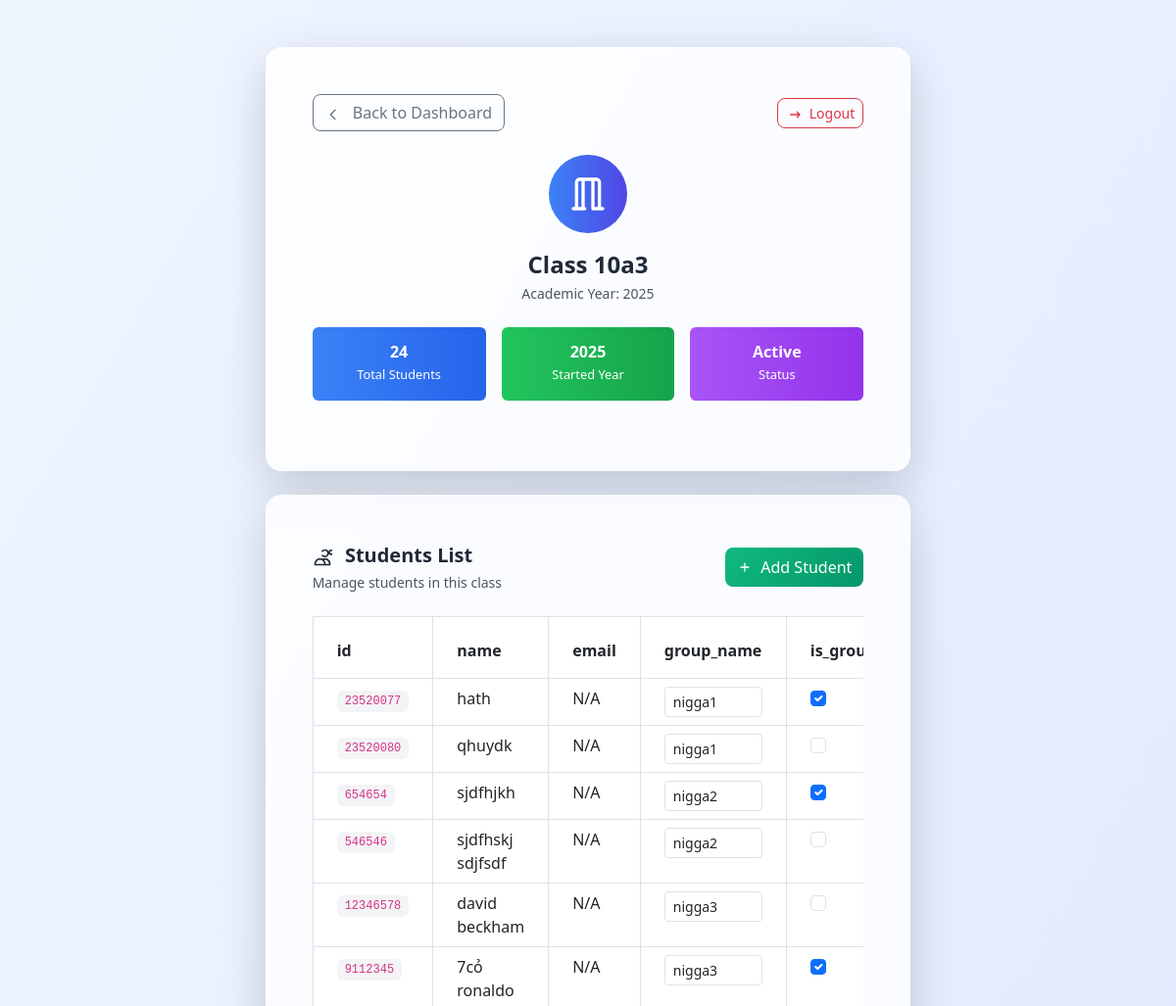
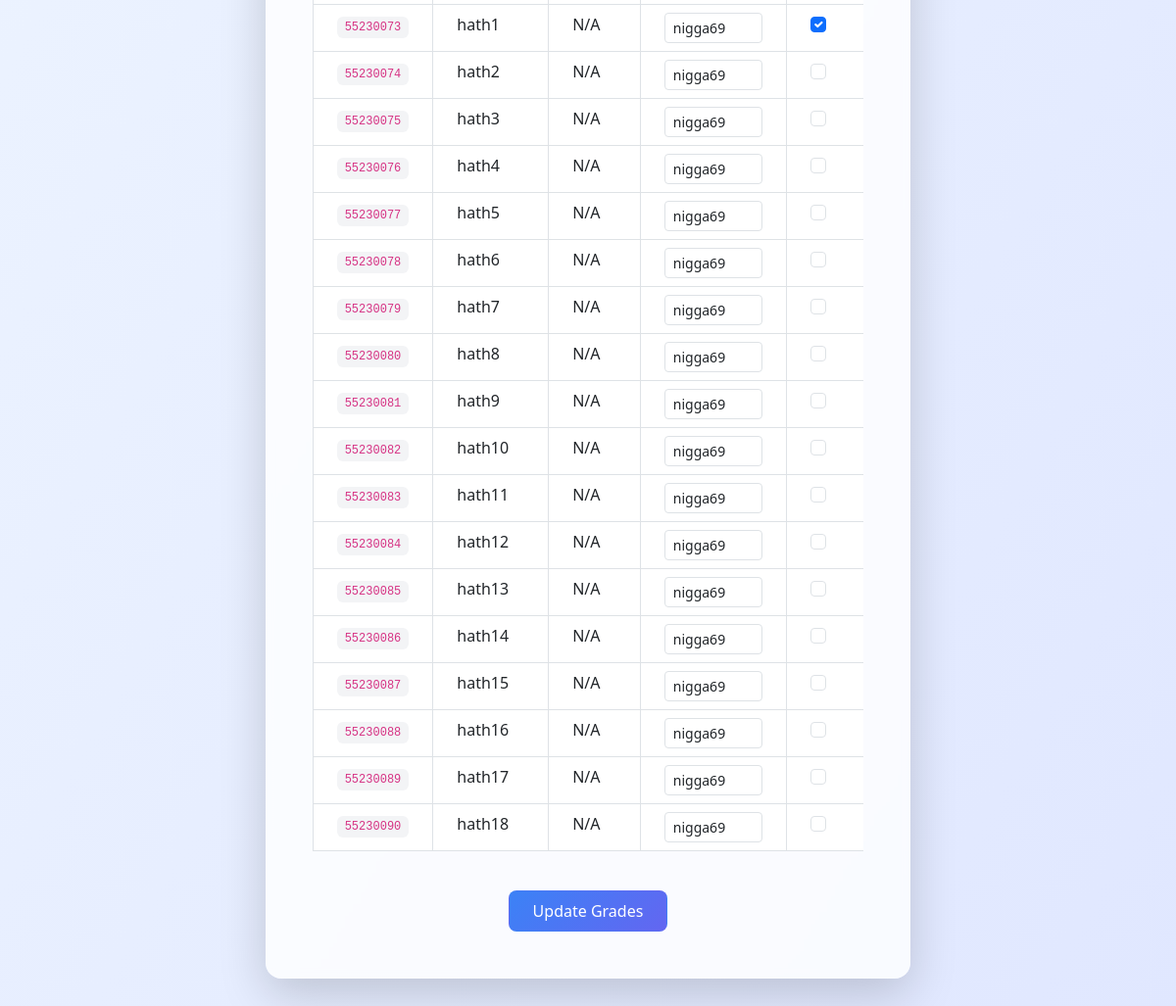
/viewcl?name=10a3&year=2025 (signed in), run on the app's committed database (2 pictures, top to bottom).
### tables this page shows
CREATE TABLE student_to_classes (   
  id TEXT NOT NULL,
  student_name TEXT NOT NULL,       
  class_name TEXT NOT NULL,
  started_year INTEGER NOT NULL,    
  group_name text DEFAULT '',       
  is_group_leader integer DEFAULT 0,
  absent integer default 0,
  grade TEXT DEFAULT '{}',
  PRIMARY KEY (id, class_name, started_year),
  FOREIGN KEY (id) REFERENCES users(id),
  FOREIGN KEY (class_name, started_year) REFERENCES classes(class_name, started_year)
);

### main.py (the view)
@app.route('/viewcl', methods=['GET'])
def view_class():
    if 'id' not in session:
        return redirect(url_for('login'))
    if session['id'] != admin_id:
        return "may thang nhoc con"
    class_name = request.args.get('name')
    class_started_year = request.args.get('year')
    print(class_started_year)
    db = get_db()
    try:
        class_exists = db.execute(
            "SELECT * FROM classes WHERE class_name = ? AND started_year = ?",
            (class_name, int(class_started_year))
        ).fetchone()
        if not class_exists:
            flash(f'Class "{class_name}" not found', 'error')
            return redirect(url_for('serve_main'))
        cursor = db.execute(
            'SELECT * FROM student_to_classes WHERE class_name=? AND started_year=?',
            (class_name, int(class_started_year))
        )
        student_list = cursor.fetchall()
        return render_template("class_view.html",
                             student_list=student_list,
                             class_name=class_name,
                             year=class_started_year)
    except Exception as e:
        flash(f'Error loading class: {str(e)}', 'error')
        return redirect(url_for('serve_main'))
    finally:
        db.close()

### main.py (called while the page is built)
def from_json_filter(value):
    if value:
        return json.loads(value)
    return {}

def get_db():
    conn = sqlite3.connect(database_path)
    conn.row_factory = sqlite3.Row
    return conn

### templates/class_view.html (shortened to what this page needs)
<!DOCTYPE html>
<html lang="en">
<head>
    <link href="https://cdn.jsdelivr.net/npm/bootstrap@5.3.0/dist/css/bootstrap.min.css" rel="stylesheet">
    <script src="https://cdn.tailwindcss.com"></script>
</head>
<body class="bg-gradient-to-br from-blue-50 to-indigo-100 min-h-screen">
    <div class="container py-5">
        <div class="row justify-content-center">
            <div class="col-lg-10 col-xl-8">
                <div class="card shadow-lg border-0 rounded-4 bg-white/80 backdrop-blur-sm mb-4">
                    <div class="card-body p-5">
                        <div class="d-flex justify-content-between align-items-center mb-4">
                            <a href="{{ url_for('serve_main') }}" class="btn btn-outline-secondary rounded-3">
                                <svg class="w-4 h-4 inline-block me-2" fill="none" stroke="currentColor" viewBox="0 0 24 24">
                                    <path stroke-linecap="round" stroke-linejoin="round" stroke-width="2" d="M15 19l-7-7 7-7" />
                                </svg>
                                Back to Dashboard
                            </a>
                            <a href="{{ url_for('logout') }}" class="btn btn-outline-danger btn-sm rounded-3">
                                <svg class="w-4 h-4 inline-block me-1" fill="none" stroke="currentColor" viewBox="0 0 24 24">
                                    <path stroke-linecap="round" stroke-linejoin="round" stroke-width="2" d="M17 16l4-4m0 0l-4-4m4 4H7" />
                                </svg>
                                Logout
                            </a>
                        </div>
                        <div class="text-center mb-4">
                            <div class="bg-gradient-to-r from-blue-500 to-indigo-600 w-20 h-20 rounded-full mx-auto mb-3 flex items-center justify-center">
                                <svg class="w-10 h-10 text-white" fill="none" stroke="currentColor" viewBox="0 0 24 24">
                                    <path stroke-linecap="round" stroke-linejoin="round" stroke-width="2" d="M19 21V5a2 2 0 00-2-2H7a2 2 0 00-2 2v16m14 0h2m-2 0h-4m-5 0H3m2 0h4M9 3v18m6-18v18" />
                                </svg>
                            </div>
                            <h2 class="text-2xl font-bold text-gray-800 mb-1">Class {{ class_name }}</h2>
                            <p class="text-gray-600 text-sm">Academic Year: {{ year }}</p>
                        </div>
                        <div class="row g-3 mb-4">
                            <div class="col-md-4">
                                <div class="card bg-gradient-to-r from-blue-500 to-blue-600 text-white border-0">
                                    <div class="card-body text-center py-3">
                                        <h4 class="card-title font-bold mb-0">{{ student_list|length }}</h4>
                                        <small>Total Students</small>
                                    </div>
                                </div>
                            </div>
                            <div class="col-md-4">
                                <div class="card bg-gradient-to-r from-green-500 to-green-600 text-white border-0">
                                    <div class="card-body text-center py-3">
                                        <h4 class="card-title font-bold mb-0">{{ year }}</h4>
                                        <small>Started Year</small>
                                    </div>
                                </div>
                            </div>
                            <div class="col-md-4">
                                <div class="card bg-gradient-to-r from-purple-500 to-purple-600 text-white border-0">
                                    <div class="card-body text-center py-3">
                                        <h4 class="card-title font-bold mb-0">Active</h4>
                                        <small>Status</small>
                                    </div>
                                </div>
                            </div>
                        </div>
                    </div>
                </div>
                <div class="card shadow-lg border-0 rounded-4 bg-white/80 backdrop-blur-sm">
                    <div class="card-body p-5">
                        <div class="d-flex justify-content-between align-items-center mb-4">
                            <div>
                                <h5 class="text-xl font-bold text-gray-800 mb-1">
                                    <svg class="w-5 h-5 inline-block me-2" fill="none" stroke="currentColor" viewBox="0 0 24 24">
                                        <path stroke-linecap="round" stroke-linejoin="round" stroke-width="2" d="M12 4.354a4 4 0 110 5.292M15 21H3v-1a6 6 0 0112 0v1zm0 0h6v-1a6 6 0 00-9-5.197m13.5-9a2.5 2.5 0 11-5 0 2.5 2.5 0 015 0z" />
                                    </svg>
                                    Students List
                                </h5>
                                <p class="text-gray-600 text-sm mb-0">Manage students in this class</p>
                            </div>
                            <button class="btn text-white font-medium rounded-3 transition-all duration-200 hover:scale-105 active:scale-95 py-2"
                                    style="background: linear-gradient(135deg, #10b981 0%, #059669 100%); border: none; height: 40px;"
                                    data-bs-toggle="modal" data-bs-target="#addStudentModal">
                                <span class="d-flex align-items-center justify-content-center">
                                    <svg class="w-4 h-4 me-2" fill="none" stroke="currentColor" viewBox="0 0 24 24">
                                        <path stroke-linecap="round" stroke-linejoin="round" stroke-width="2" d="M12 6v6m0 0v6m0-6h6m-6 0H6" />
                                    </svg>
                                    Add Student
                                </span>
                            </button>
                        </div>
                        {% if student_list %}
                        <div class="table-responsive">
                            <table class="table table-hover table-bordered rounded-3" id="studentTable">
                                <thead class="bg-gradient-to-r from-blue-500 to-indigo-600 text-white">
                                    <tr>
                                        <th scope="col" class="px-4 py-3">id</th>
                                        <th scope="col" class="px-4 py-3">name</th>
                                        <th scope="col" class="px-4 py-3">email</th>
                                        <th scope="col" class="px-4 py-3">group_name</th>
                                        <th scope="col" class="px-4 py-3">is_group_leader</th>
                                    </tr>
                                </thead>
                                <tbody>
                                    {% for student in student_list %}
                                    <tr class="hover:bg-gray-50 transition-all duration-200" data-student-id="{{ student.id }}">
                                        <td class="px-4 py-2">
                                            <code class="bg-gray-100 px-2 py-1 rounded text-xs">{{ student.id }}</code>
                                        </td>
                                        <td class="px-4 py-2">{{ student.student_name or 'Unknown' }}</td>
                                        <td class="px-4 py-2">{{ student.email or 'N/A' }}</td>
                                        <td class="px-4 py-2">
                                            <input type="text" class="form-control form-control-sm group-name-input"
                                                   data-student-id="{{ student.id }}"
                                                   value="{{ student.group_name if student.group_name is defined else '' }}"
                                                   style="width: 100px;">
                                        </td>
                                        <td class="px-4 py-2">
                                            <input type="checkbox" class="form-check-input is-group-leader-input"
                                                   data-student-id="{{ student.id }}"
                                                   {% if student.is_group_leader is defined and student.is_group_leader %}checked{% endif %}>
                                        </td>
                                    </tr>
                                    {% endfor %}
                                </tbody>
                            </table>
                        </div>
                        <div class="text-center mt-4">
                            <button id="updateGradesButton" class="btn text-white font-medium rounded-3 transition-all duration-200 hover:scale-105 active:scale-95 py-2 px-4"
                                    style="background: linear-gradient(135deg, #3b82f6 0%, #6366f1 100%);">
                                Update Grades
                            </button>
                        </div>
                        {% endif %}
                    </div>
                </div>
            </div>
        </div>
    </div>
</body>
</html>

### templates/class_view.html (style rules this page uses)
th { max-width: 150px; white-space: nowrap; overflow: hidden; text-overflow: ellipsis; }
.table-responsive { overflow-x: auto; }

### data on the page
student_to_classes: id "23520077", student_name "hath", email "N/A", group_name "nigga1", is_group_leader "☑"
student_to_classes: id "23520080", student_name "qhuydk", email "N/A", group_name "nigga1"
student_to_classes: id "654654", student_name "sjdfhjkh", email "N/A", group_name "nigga2", is_group_leader "☑"
student_to_classes: id "546546", student_name "sjdfhskj sdjfsdf", email "N/A", group_name "nigga2"
student_to_classes: id "12346578", student_name "david beckham", email "N/A", group_name "nigga3"
student_to_classes: id "9112345", student_name "7cỏ ronaldo", email "N/A", group_name "nigga3", is_group_leader "☑"
student_to_classes: id "55230073", student_name "hath1", email "N/A", group_name "nigga69", is_group_leader "☑"
student_to_classes: id "55230074", student_name "hath2", email "N/A", group_name "nigga69"
student_to_classes: id "55230075", student_name "hath3", email "N/A", group_name "nigga69"
student_to_classes: id "55230076", student_name "hath4", email "N/A", group_name "nigga69"
student_to_classes: id "55230077", student_name "hath5", email "N/A", group_name "nigga69"
student_to_classes: id "55230078", student_name "hath6", email "N/A", group_name "nigga69"
student_to_classes: id "55230079", student_name "hath7", email "N/A", group_name "nigga69"
student_to_classes: id "55230080", student_name "hath8", email "N/A", group_name "nigga69"
student_to_classes: id "55230081", student_name "hath9", email "N/A", group_name "nigga69"
student_to_classes: id "55230082", student_name "hath10", email "N/A", group_name "nigga69"
student_to_classes: id "55230083", student_name "hath11", email "N/A", group_name "nigga69"
student_to_classes: id "55230084", student_name "hath12", email "N/A", group_name "nigga69"
student_to_classes: id "55230085", student_name "hath13", email "N/A", group_name "nigga69"
student_to_classes: id "55230086", student_name "hath14", email "N/A", group_name "nigga69"
student_to_classes: id "55230087", student_name "hath15", email "N/A", group_name "nigga69"
student_to_classes: id "55230088", student_name "hath16", email "N/A", group_name "nigga69"
student_to_classes: id "55230089", student_name "hath17", email "N/A", group_name "nigga69"
student_to_classes: id "55230090", student_name "hath18", email "N/A", group_name "nigga69"

### other printed values
{{ class_name }} "10a3"
{{ year }} "2025"
{{ student_list|length }} "24"
